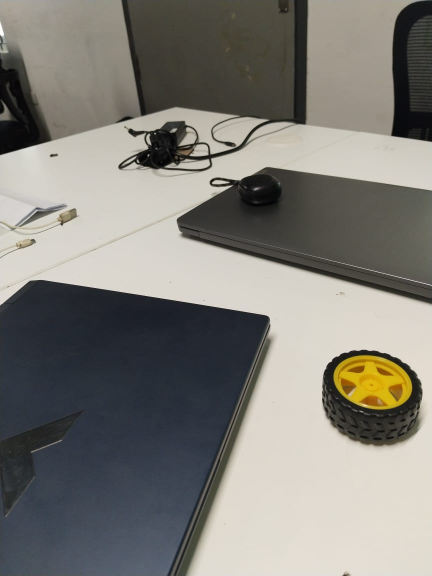
#> input picture DiffIMG/i3.jpg, 864 x 1152 px (shown at 1/2 size)
$ python difference.py
#> lines starting #> are read from the running program, lines starting #| are printed output that depends on the picture; after the words box and inside, x2 and y2 are one past the last pixel; in counts of white or black regions, pixels touching at a corner belong together
import cv2 as cv
img1=cv.imread("./DiffIMG/i3.jpg")
#> img1 is the input picture: shape (1152, 864, 3); mean B, G, R 120, 125.9, 128.1
img2=cv.imread("./DiffIMG/i4.jpg")
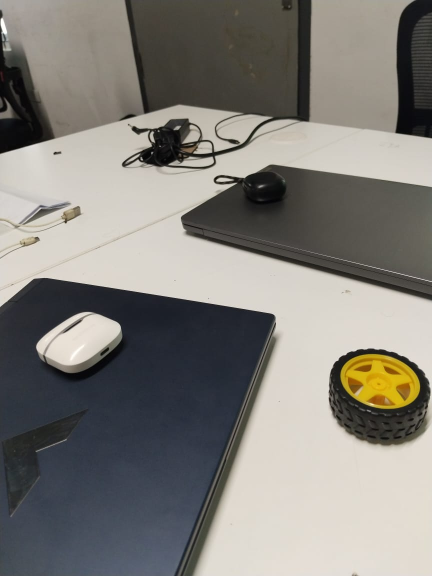
#> input picture DiffIMG/i4.jpg, 864 x 1152 px (shown at 1/2 size)
#> img2 is the input picture: shape (1152, 864, 3); mean B, G, R 122.1, 127.5, 130.1
img1=cv.resize(img1,(500,500))
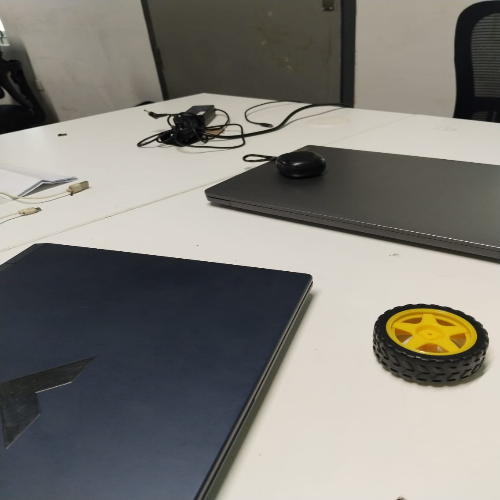
#> img1: shape (500, 500, 3); mean B, G, R 120, 125.9, 128
img2=cv.resize(img2,(500,500))
#> img2: shape (500, 500, 3)
cv.imshow("Image 1",img1)
cv.imshow("Image 2",img2)
gray1=cv.cvtColor(img1,cv.COLOR_BGR2GRAY)
gray2=cv.cvtColor(img2,cv.COLOR_BGR2GRAY)
blur1=cv.GaussianBlur(gray1,(5,5),1.0)
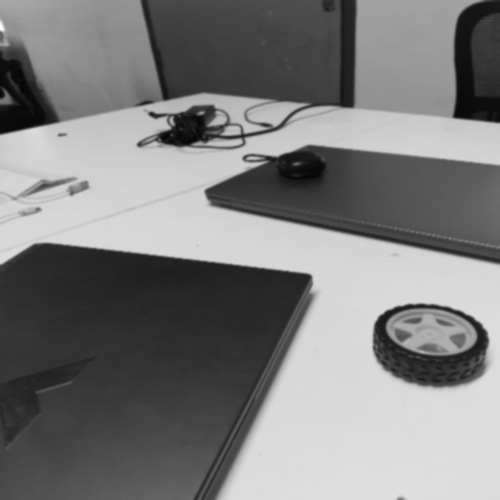
#> blur1: shape (500, 500); min 6, max 254, mean 125.9
blur2=cv.GaussianBlur(gray2,(5,5),1.0)
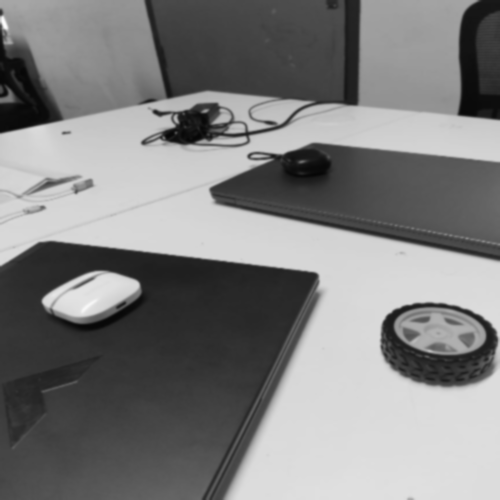
#> blur2: shape (500, 500); min 6, max 252, mean 127.6
diff=cv.absdiff(blur1,blur2)
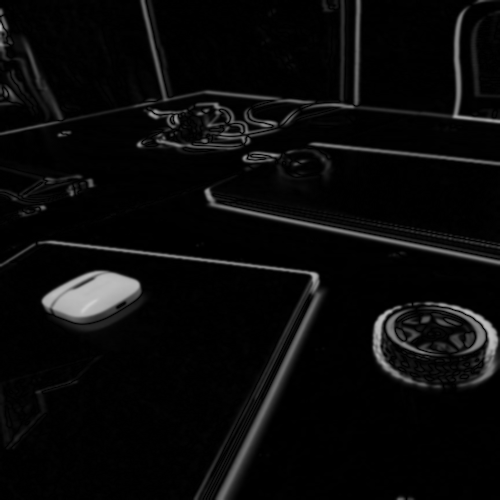
#> diff: shape (500, 500); min 0, max 206, mean 10.3
threshold,thresh=cv.threshold(diff,100,255,cv.THRESH_BINARY_INV)
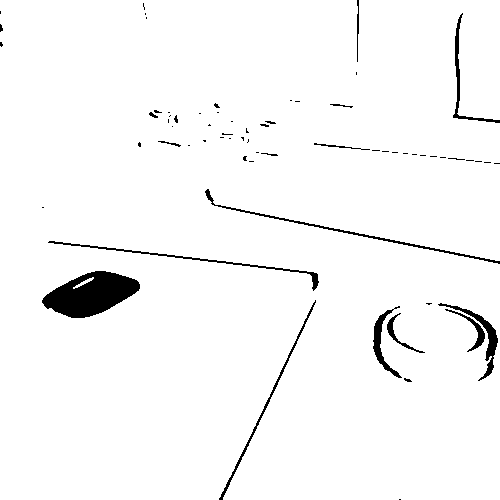
#> thresh: shape (500, 500); 97% white; 66 black regions (49 under 20 px)
cv.imshow("thresh",thresh)
contours,hierachies=cv.findContours(thresh,cv.RETR_LIST,cv.CHAIN_APPROX_SIMPLE)
#> contours = 64 contours, 42 with area under 20; largest, box (x1, y1, x2, y2) and area: (0, 0, 500, 500) 246482, (41, 270, 141, 319) 3048, (47, 240, 320, 292) 906, (437, 302, 499, 382) 722, (372, 308, 403, 379) 552
for i in contours:
    if cv.contourArea(i)>1000:
        x,y,w,h=cv.boundingRect(i)
        cv.rectangle(img2,(x,y),(x+w,y+h),(0,0,255),2)
#> this loop made 64 passes
#> (x, y, w, h) on passes 9, 64: (41, 270, 100, 49), (0, 0, 500, 500)
#> i on passes 31, 41, 47, 49: [[246, 142], [247, 141], [248, 142], [247, 143]], [[171, 126], [172, 125], [173, 126], [172, 127]], [[168, 116], [169, 115], [170, 116], [169, 117]], [[169, 115], [170, 114], [171, 115], [170, 116]]
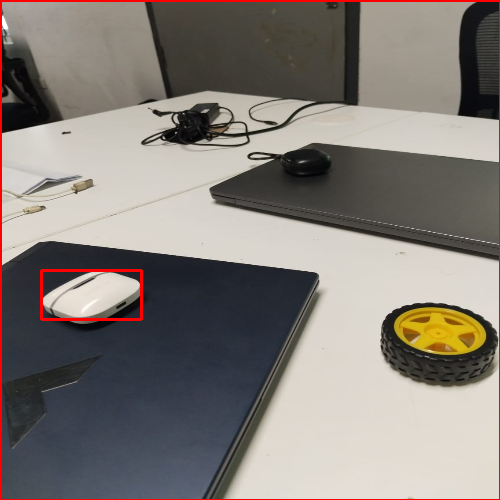
#> img2: shape (500, 500, 3); mean B, G, R 120.5, 125.8, 132.4
cv.imshow("Difference",img2)
cv.waitKey(0)
